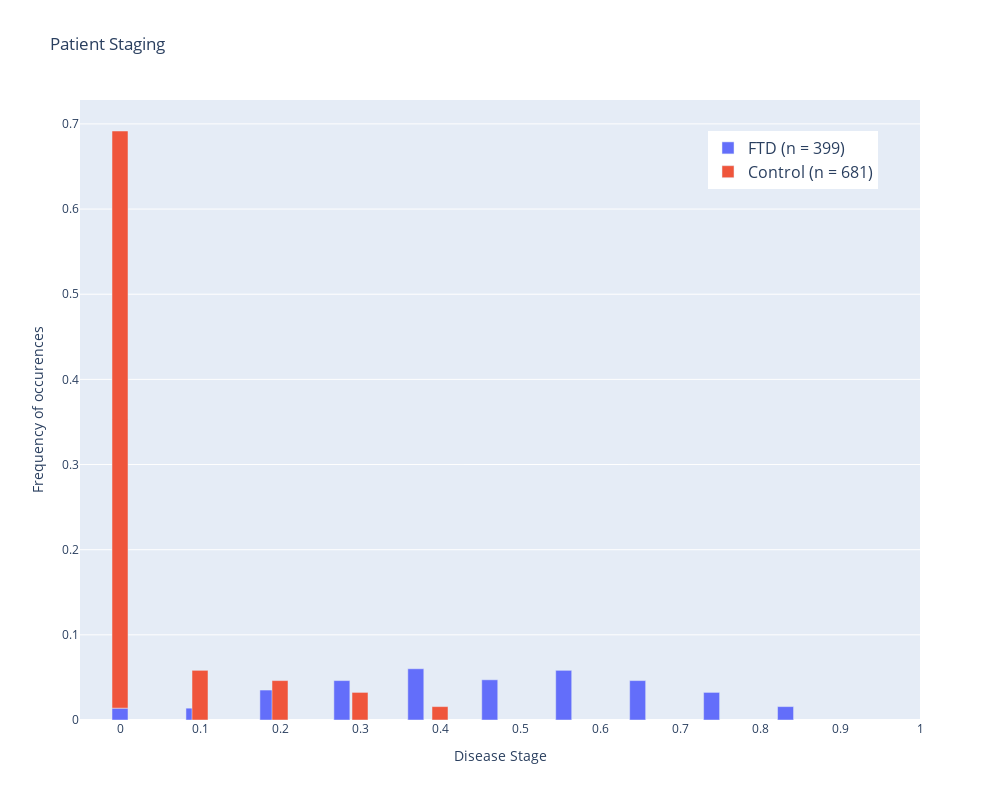

Notebook source saved alongside this figure:
### Code cell
count=-1
# fig, ax = plt.subplots(figsize=(12, 6))
# plt.style.use('seaborn-whitegrid')
rc('font',**{'family':'sans-serif','sans-serif':['Helvetica']})
rc('mathtext', fontset='stixsans');
c = ['#4daf4a','#377eb8','#e41a1c', '#ffff00']

counter = dict(Counter(diagnosis))

fig = go.Figure()


# for idx in [idx_0,idx_1,idx_2,idx_3,idx_4,idx_Control]:
for idx in [idx_FTD, idx_Control]:
    
            if len(idx)>0:
                count=count+1;
            freq,binc=np.histogram(staging[idx],bins=num_bins)
            freq = (1.*freq)/len(staging)
            if count>0:
                freq=freq+freq_all[count-1]
            freq_all.append(freq)
            bw=1/(2.*num_bins)
#             ax.bar(binc[:-1],freq,width=bw,color=c[count],label=labels[count],zorder=3-count)
            
# plt.show()
            
#             label = labels[count]
    
            fig.add_trace(go.Bar(
                        x=binc[:-1],
                        y=freq,
                        name=f'{labels[count]} (n = {counter[labels[count]]})',
                        width=width))
            
fig.update_layout(
    title="Patient Staging",
    xaxis_title="Disease Stage",
    yaxis_title="Frequency of occurences",
    xaxis = dict(
        tickmode = 'linear',
        tick0 = 0.0,
        dtick = 0.1
    ),
    barmode='relative',
    legend_font_size=16,
    legend=dict(
        yanchor="top",
        y=0.95,
        xanchor="right",
        x=0.95),
    autosize = False,
    width=1000,
    height=800
)



fig.update_xaxes(range=[-0.05, 1.0])
            
fig.show()

### Figure 1 — Plotly figure (JSON) as saved in the notebook; plotly's stock layout.template omitted (floating-point values rounded to 4 significant figures)
{"data": [{"name": "FTD (n = 399)", "type": "bar", "width": [0.02, 0.02, 0.02, 0.02, 0.02, 0.02, 0.02, 0.02, 0.02, 0.02], "x": [9.645e-07, 0.09244, 0.1849, 0.2773, 0.3698, 0.4622, 0.5546, 0.6471, 0.7395, 0.832], "y": [0.01389, 0.01389, 0.03519, 0.0463, 0.06019, 0.04722, 0.05833, 0.0463, 0.03241, 0.01574]}, {"name": "Control (n = 681)", "type": "bar", "width": [0.02, 0.02, 0.02, 0.02, 0.02, 0.02, 0.02, 0.02, 0.02, 0.02], "x": [-0.5, -0.4, -0.3, -0.2, -0.1, 0, 0.1, 0.2, 0.3, 0.4], "y": [0.01389, 0.01389, 0.03519, 0.0463, 0.06019, 0.6778, 0.05833, 0.0463, 0.03241, 0.01574]}], "layout": {"autosize": false, "barmode": "relative", "height": 800, "legend": {"font": {"size": 16}, "x": 0.95, "xanchor": "right", "y": 0.95, "yanchor": "top"}, "title": {"text": "Patient Staging"}, "width": 1000, "xaxis": {"dtick": 0.1, "range": [-0.05, 1], "tick0": 0, "tickmode": "linear", "title": {"text": "Disease Stage"}}, "yaxis": {"title": {"text": "Frequency of occurences"}}}}
